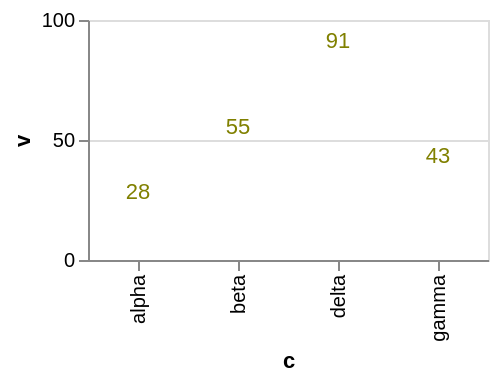

Here is the Vega-Lite specification saved for this chart:
### Vega-Lite specification from a JSON file in a GitHub repository (floating-point values rounded to 4 significant figures)
{"$schema": "https://vega.github.io/schema/vega-lite/v6.json", "width": 200, "height": 120, "data": {"values": [{"c": "alpha", "v": 28, "w": 3, "t": "2024-01-07"}, {"c": "beta", "v": 55, "w": 7, "t": "2024-03-19"}, {"c": "gamma", "v": 43, "w": 5, "t": "2024-06-02"}, {"c": "delta", "v": 91, "w": 9, "t": "2024-09-11"}]}, "mark": "text", "encoding": {"x": {"field": "c", "type": "nominal"}, "y": {"field": "v", "type": "quantitative"}, "text": {"field": "v", "type": "quantitative"}}, "config": {"text": {"fill": "olive"}}}
